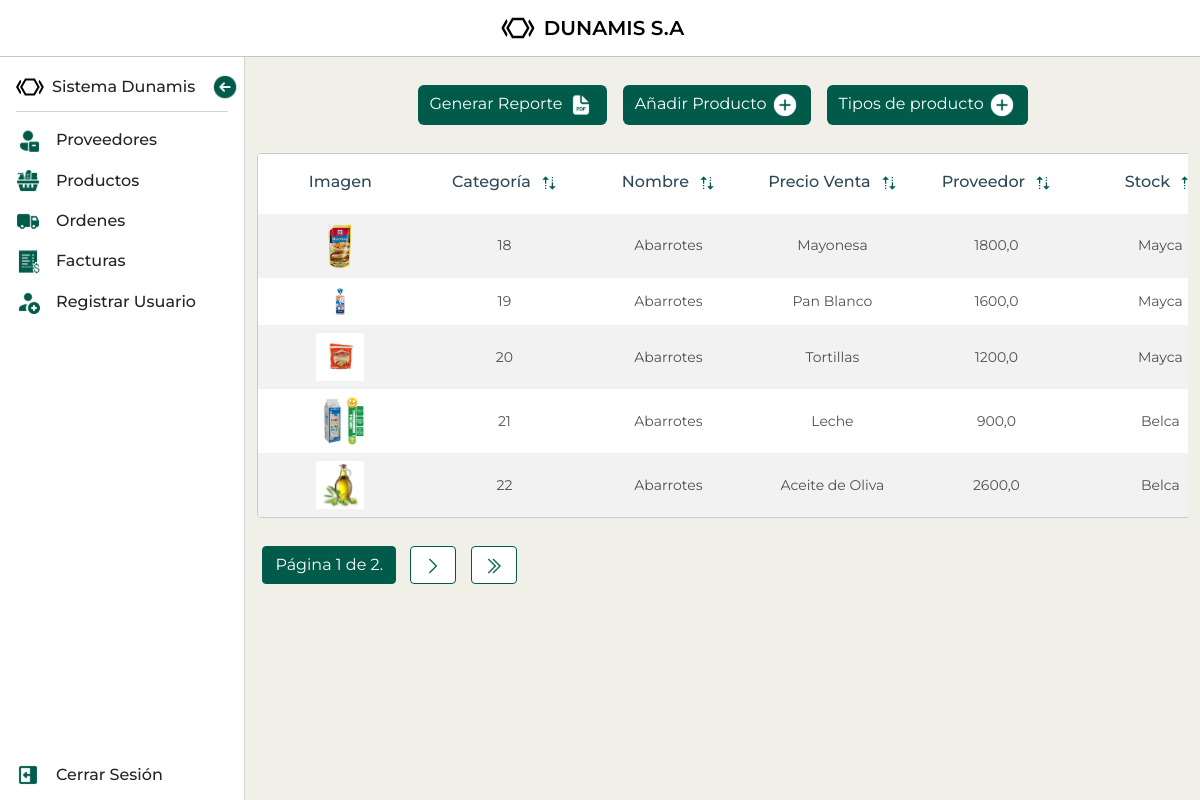
The page /productos/ (signed in) on the database its author committed.
### mod_ventas/sub_mod_productos/models.py (models this page shows, shortened)
class Producto(models.Model):
    nombre = models.CharField(max_length=150)
    imagen = models.ImageField(upload_to='productos/', blank=True, null=True, default='productos/default.png')
    tipo_producto = models.ForeignKey(TipoProducto, on_delete=models.CASCADE, default=1)
    proveedor = models.ForeignKey(Proveedor, on_delete=models.CASCADE, default=1)
    precio_compra = models.FloatField(validators=[MinValueValidator(1)], default=0)
    precio_venta = models.FloatField(validators=[MinValueValidator(1)], default=0)
    codigo_lote = models.CharField(max_length=150, default='')
    stock = models.IntegerField(default=0)
    fecha_vencimiento = models.DateField(default=date.today)
    slug = models.SlugField(default='', null=False)
    activo = models.BooleanField(default=True)
    descripcion = models.TextField()

class TipoProducto(models.Model):
    nombre =  models.CharField(max_length=100, default='')
    descripcion = models.CharField(max_length=255)
    activo = models.BooleanField(default=True)
    def __str__(self):
        return self.nombre

### mod_ventas/sub_mod_proveedores/models.py (models this page shows, shortened)
class Proveedor(models.Model):
    nombre = models.CharField(max_length=150)
    correo = models.EmailField(default='')
    numero_telefonico = models.IntegerField(default=0)
    tiempo_despacho_aprox = models.IntegerField(validators=[MinValueValidator(1)], default=0)
    saldo_adeudado = models.DecimalField(max_digits=10, decimal_places=2, default=0.00, validators=[MinValueValidator(0)])
    activo = models.BooleanField(default=True)
    slug = models.SlugField(default='', null=False)

### mod_ventas/sub_mod_productos/views.py (the view)
# urls.py: path('', ProductoListView.as_view(), name='producto_list'),
class ProductoListView(LoginRequiredMixin, ListView):
    model = Producto
    template_name = 'sub_mod_productos/producto_list.html'
    context_object_name = 'productos'
    paginate_by = 5

### mod_ventas/sub_mod_productos/templates/sub_mod_productos/producto_list.html (shortened to what this page needs)
{% extends "base.html" %}
{% load static %}
{% block content %}
    <section class="list-container">
      <div class="buttons-container">
        <a  class="btn d-inline" href="{% url 'proveedor_reporte' %}">
          Generar Reporte
          <img class="btn-icon" src="{% static 'icons/PDF.svg' %}" alt="icono de pdf">
        </a>
        <a  class="btn d-inline" href="{% url 'producto_crear' %}">
          Añadir Producto
          <img class="btn-icon" src="{% static 'icons/Add.svg' %}" alt="icono de añadir">
        </a>
        <a  class="btn d-inline" href="{% url 'tipo_producto_list' %}">
          Tipos de producto
          <img class="btn-icon" src="{% static 'icons/Add.svg' %}" alt="icono de pago">
        </a>
      </div>
      <section class="bottom-section d-flex justify-content-center">
        <div class="table-responsive">
          <table id="productoTable" class="table table-striped provider-table">
            <thead>
              <tr class="table-header">
                <th scope="col">Imagen</th>
                <th scope="col">Categoría<img src="{% static 'icons/sort-icon.png' %}" alt="sort"></th>
                <th scope="col">Nombre<img src="{% static 'icons/sort-icon.png' %}" alt="sort"></th>
                <th scope="col">Precio Venta<img src="{% static 'icons/sort-icon.png' %}" alt="sort"></th>
                <th scope="col">Proveedor<img src="{% static 'icons/sort-icon.png' %}" alt="sort"></th>
                <th scope="col">Stock<img src="{% static 'icons/sort-icon.png' %}" alt="sort"></th>
              </tr>
            </thead>
            <tbody>
              {% for producto in object_list %}
              <tr>
                <td>
                  <div class="img-table-container">
                    {% if producto.imagen %}
                        <img src="{{ producto.imagen.url }}" alt="{{ producto.nombre }}">
                    {% else %}
                        <p>No image available</p>
                    {% endif %}
                  </div>
                </td>
                <td><p>{{ producto.id }}</p></td>
                <td><p>{{ producto.tipo_producto }}</p></td>
                <td><p>{{ producto.nombre }}</p></td>
                <td><p>{{ producto.precio_venta }}</p></td>
                <td><p>{{ producto.proveedor.nombre }}</p></td>
              </tr>
              {% endfor %}
          </tbody>
          </table>
          <div class="pagination">
            <span class="step-links">
            <span class="current">
              Página {{ page_obj.number }} de {{ page_obj.paginator.num_pages }}.
            </span>
            {% if page_obj.has_next %}
              <a class="prev" href="?page={{ page_obj.next_page_number }}">
                <img src="{% static 'icons/rigth-arrow.png' %}" alt="right-arrow">
              </a>
              <a class="last" href="?page={{ page_obj.paginator.num_pages }}">
                <img src="{% static 'icons/double-right-arrow.png' %}" alt="right-arrow">
              </a>
            {% endif %}
          </span>
        </div>
      </div>
      </section>
    </section>
{% endblock %}

### static/css/styles.css (style rules this page uses)
:root { --primary-color: #005b4a; --secondary-color: #2F4858; --font-color: #252525; --bg-color: #F1F0E8; }
body { height: 100vh; overflow: hidden; font-family: "Montserrat"; background-color: var(--bg-color); }
.list-container { margin-top: 28px; }
.buttons-container { display: flex; flex-wrap: wrap; justify-content: center; align-items: center; gap: 16px; margin-bottom: 28px; padding: 0; }
.btn { display: flex; align-items: center; gap: 10px; color: #fff; outline: none; border: none; background-color: var(--primary-color); transition: background-color 300ms ease-in-out; }
.btn-icon { width: 28px; }
.table-responsive { width: 100%!important; }
.table { overflow: hidden; max-width: 1460px; border-radius: 4px; border-spacing: 0; border-collapse: separate; border: 1px solid #CACACA; }
th img { height: 16px; margin-left: 10px; }
th, .provider-table th { min-width: 122px; max-width: 122px; padding: 16px 0px 20px !important; overflow: hidden; text-align: center; font-weight: 500; white-space: nowrap; text-overflow: ellipsis; color: var(--secondary-color) !important; border-bottom: none; cursor: pointer; }
.provider-table th { min-width: 164px; max-width: 164px; }
tbody td { min-width: 122px; max-width: 122px; padding: 8px 0px !important; text-align: center; vertical-align: middle; border-bottom: none; }
tbody td p { width: 100%; margin: 0; overflow: hidden; text-align: center; text-overflow: ellipsis; font-size: 14px; color: rgba(37, 37, 37, 0.8) !important; display: -webkit-box; -webkit-line-clamp: 2; -webkit-box-orient: vertical; }
.provider-table tbody td p { display: block; }
.img-table-container { width: 48px; margin: 0 auto; }
.img-table-container img { width: 100%; margin: 0 auto; }
.pagination { display: flex; justify-content: start; align-items: center; width: 100%; margin-top: 28px; }
.step-links img { height: 20px; }
.step-links a, .step-links span { margin: 0 5px; padding: 6px 12px; border: 1px solid var(--primary-color); border-radius: 4px; text-decoration: none; color: #333; display: inline-block; background-color: #fff; }
.step-links .current { color: #fff; background-color: var(--primary-color); border: 1px solid var(--primary-color); }

### rows shown on the page
Producto: imagen (picture), id "18", tipo_producto "Abarrotes", nombre "Mayonesa", precio_venta "1800,0", proveedor.nombre "Mayca"
Producto: imagen (picture), id "19", tipo_producto "Abarrotes", nombre "Pan Blanco", precio_venta "1600,0", proveedor.nombre "Mayca"
Producto: imagen (picture), id "20", tipo_producto "Abarrotes", nombre "Tortillas", precio_venta "1200,0", proveedor.nombre "Mayca"
Producto: imagen (picture), id "21", tipo_producto "Abarrotes", nombre "Leche", precio_venta "900,0", proveedor.nombre "Belca"
Producto: imagen (picture), id "22", tipo_producto "Abarrotes", nombre "Aceite de Oliva", precio_venta "2600,0", proveedor.nombre "Belca"

### other values the page prints
{{ page_obj.number }} "1"
{{ page_obj.paginator.num_pages }} "2"
